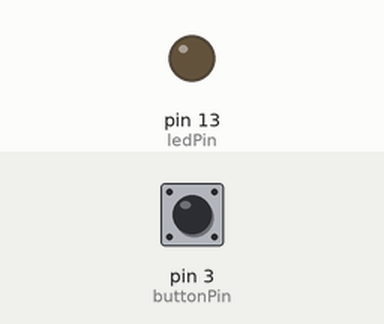
Simulated run of this sketch. Board: Arduino Uno, built with avr-gcc and run on an emulated ATmega328P. On the bench: output pins drawn as LEDs (lit = HIGH). The inputs (shaded band) are chosen by the test bench; at power-on: pin 3 (buttonPin) LOW.

Above: at 1.2 s.
1.3 s: pin 3 (buttonPin) pulled HIGH for 0.15 s
At 1.37 s:
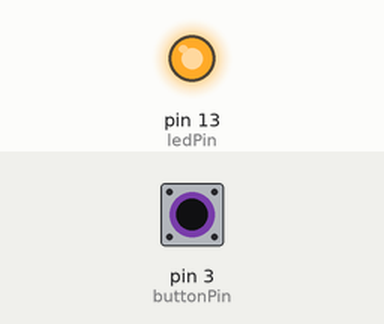
2.9 s: pin 3 (buttonPin) pulled HIGH for 3.2 s
At 6.6 s:
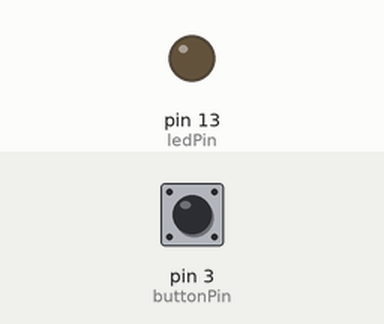
Timing chart, 0 to 8.1 s (numbered marks = the images above; inputs shaded):
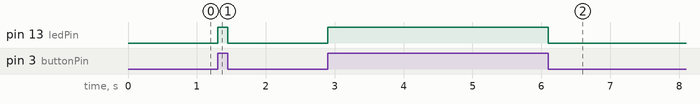

The sketch:

Push_button_with_led.ino
```cpp
const int buttonPin=3;
const int ledPin=13;
int buttonState=0;


void setup() {
  pinMode(buttonPin,INPUT);
  pinMode(ledPin,OUTPUT);


}

void loop() {
  buttonState=digitalRead(buttonPin);

  if (buttonState==HIGH) {
     digitalWrite(ledPin,HIGH);
  }
  else {
    digitalWrite(ledPin,LOW);
  }

}
```

Measured:
- after the input at 1.3 s, pin 13 (ledPin): LOW → HIGH at once, → LOW 0.15 s later
- after the input at 2.9 s, pin 13 (ledPin): LOW → HIGH at once, → LOW 3.2 s later
